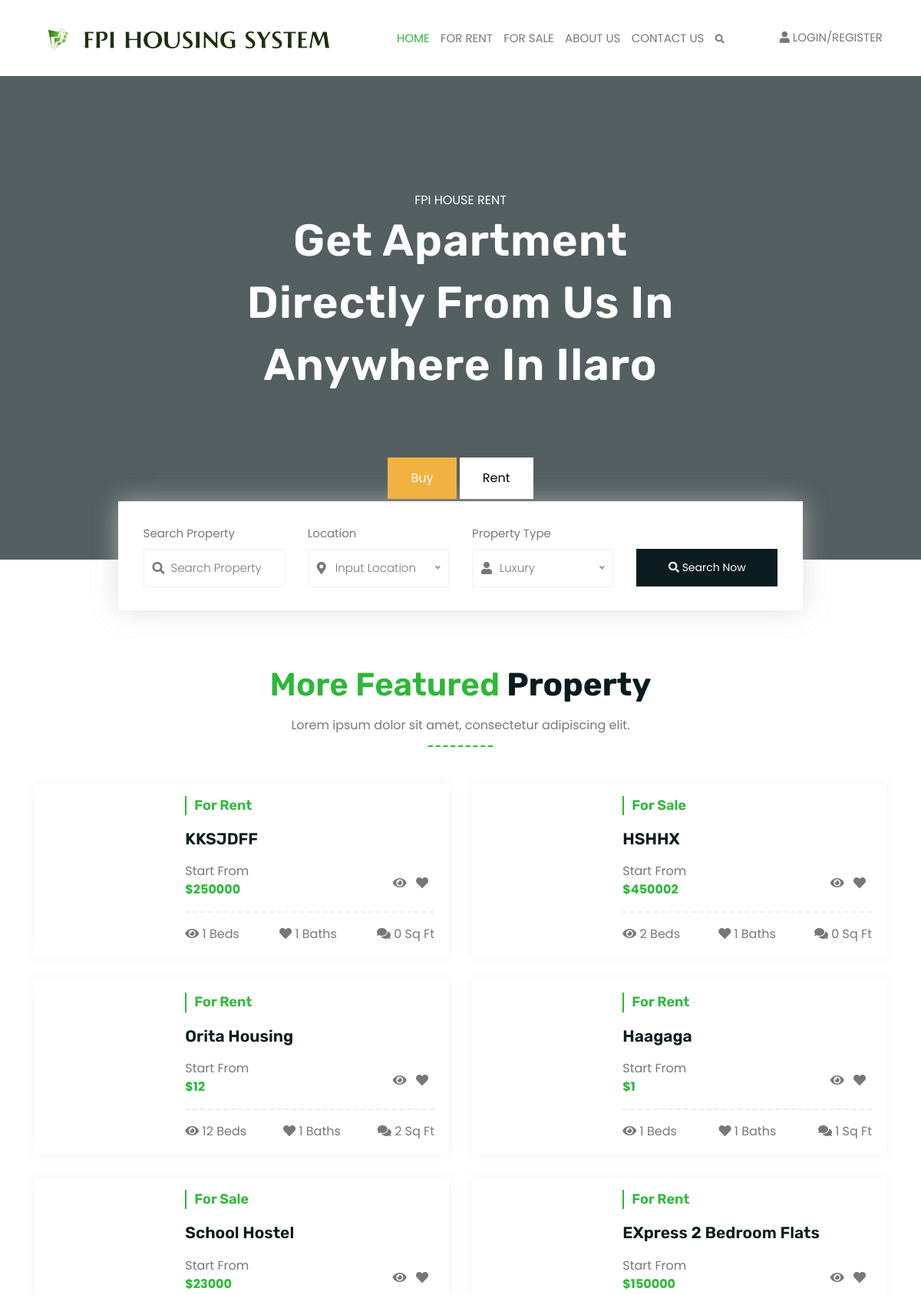
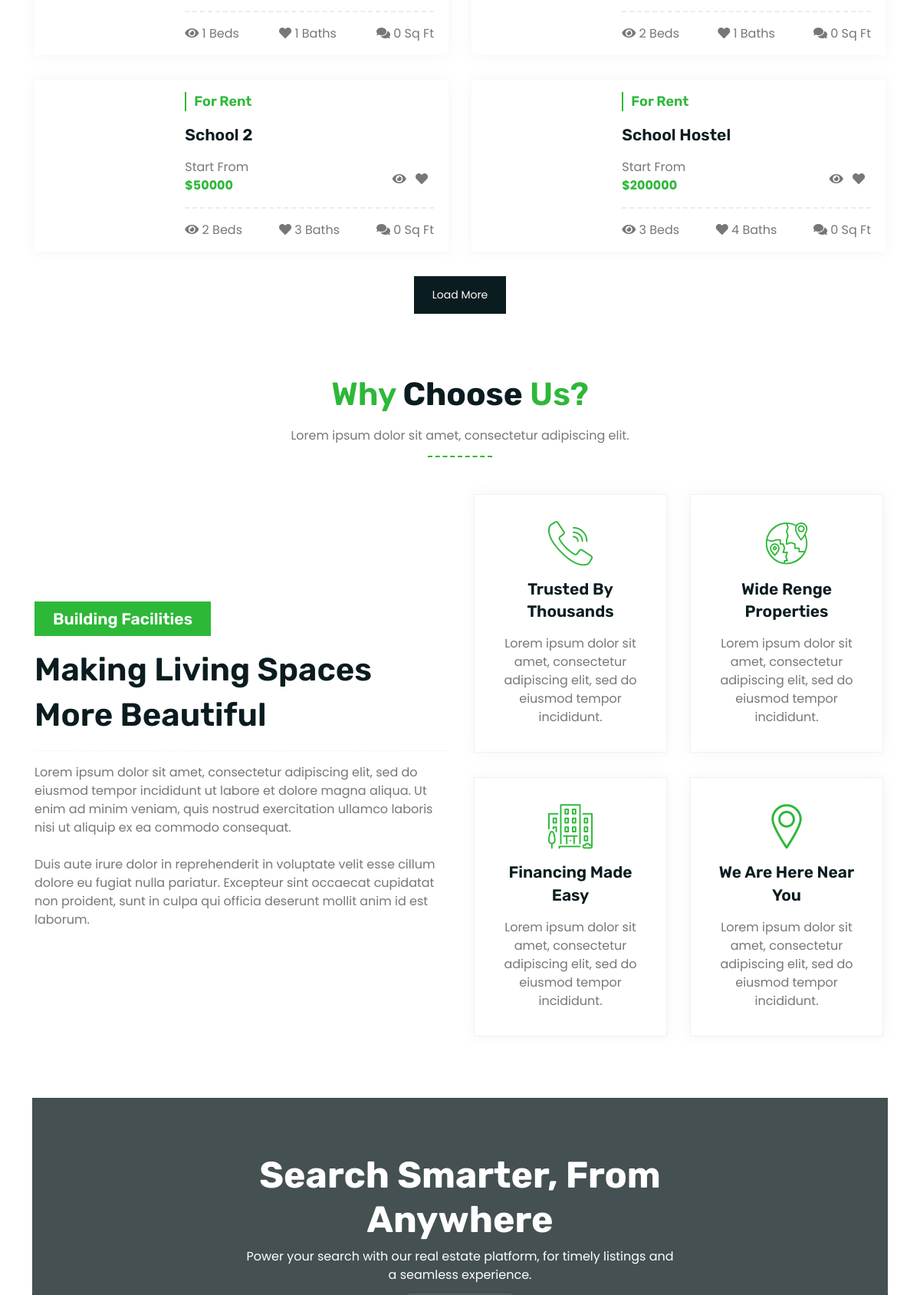
The page / (upper part) on the database its author committed (2 pictures, top to bottom).
### listings/models.py (models this page shows, shortened)
class Listing(models.Model):
    PROPERTY_TYPE_CHOICES = (
        ('sale', 'For Sale'),
        ('rent', 'For Rent'),
    )
    GARAGE_TYPE_CHOICES = (
        ('Garage_available', 'Yes'),
        ('Garage_unavailable', 'No'),
    )
    PARKING_TYPE_CHOICES = (
        ('Parking_available', 'Yes'),
        ('Parking_unavailable', 'No'),
    )
    realtor = models.ForeignKey(Realtor, on_delete=models.DO_NOTHING)
    title = models.CharField(max_length=200)
    address = models.CharField(max_length=200)
    city = models.CharField(max_length=100)
    state = models.CharField(max_length=100)
    zipcode = models.CharField(max_length=20)
    description = models.TextField(blank=True)
    small_des = models.CharField(max_length=200)
    price = models.IntegerField()
    bedrooms = models.IntegerField()
    bathrooms = models.IntegerField()
    garage = models.CharField(max_length=200, choices=GARAGE_TYPE_CHOICES)
    parking = models.CharField(max_length=200, choices=PARKING_TYPE_CHOICES)
    sqft = models.IntegerField(default=0)
    property_type = models.CharField(max_length=4, choices = PROPERTY_TYPE_CHOICES)
    lot_size = models.DecimalField(max_digits=5, decimal_places=1)
    photo_main = models.ImageField(upload_to='photos/%Y/%m/%d/')
    photo_1 = models.ImageField(upload_to='photos/%Y/%m/%d/', blank=True)
    photo_2 = models.ImageField(upload_to='photos/%Y/%m/%d/', blank=True)
    photo_3 = models.ImageField(upload_to='photos/%Y/%m/%d/', blank=True)
    photo_4 = models.ImageField(upload_to='photos/%Y/%m/%d/', blank=True)
    photo_5 = models.ImageField(upload_to='photos/%Y/%m/%d/', blank=True)
    photo_6 = models.ImageField(upload_to='photos/%Y/%m/%d/', blank=True)
    is_published = models.BooleanField(default=True)
    date_added = models.DateTimeField(default=timezone.now)
    is_sold = models.BooleanField(default=False)
    is_rented = models.BooleanField(default=False)

### real_estate/views.py (the view)
# urls.py: 2. Add a URL to urlpatterns:  path('', views.home, name='home')
def home(request):
    house_list = Listing.objects.filter(property_type__in=['sale', 'rent'])
    context = {
        'house_list': house_list,
    }
    return render(request, 'home.html', context)

### templates/home.html (shortened to what this page needs)
{% extends "base.html" %}
{% block content %}
{% load static %}
<section class="banner overflow-hidden">
    <div class="banner-main">
        <div class="banner-image">
            <div class="video-banner">
            </div>
            <div class="overlay"></div>
        </div>
        <div class="banner-content">
            <div class="entry-meta mb-0">
                <span class="entry-category"><a href="listing-leftfilter.html" class="white"> FPI HOUSE RENT</a></span>
            </div>
            <h1 class="mb-0"><a href="detail-leftside.html" class="white">Get Apartment directly from us in anywhere in ilaro</a></h1>
        </div>
    </div>
</section>
<div class="form-main">
    <div class="container">
        <div class="form-content">
                <div class="form-navtab text-center">
                    <ul class="nav nav-tabs" id="myTab" role="tablist">
                        <li class="nav-item" role="presentation">
                            <button class="nav-link active" id="home-tab" data-bs-toggle="tab" data-bs-target="#home" type="button" role="tab" aria-controls="home" aria-selected="true">Buy</button>
                        </li>
                        <li class="nav-item" role="presentation">
                            <button class="nav-link" id="profile-tab" data-bs-toggle="tab" data-bs-target="#profile" type="button" role="tab" aria-controls="profile" aria-selected="false">Rent</button>
                        </li>
                    </ul>
                </div>
                <div class="tab-content" id="myTabContent">
                    <div class="tab-pane fade show active" id="home" role="tabpanel" aria-labelledby="home-tab">
                        <div class="row d-flex align-items-center justify-content-between">
                            <div class="col-lg">
                                <div class="form-group mb-0">
                                    <label>Search Property</label>
                                    <div class="input-box">
                                        <i class="fa fa-search"></i>
                                        <input type="text" placeholder="Search Property">
                                    </div>
                                </div>
                            </div>
                            <div class="col-lg">
                                <div class="form-group mb-0">
                                    <label>Location</label>
                                    <div class="input-box">
                                        <i class="fa fa-map-marker-alt"></i>
                                    </div>
                                </div>
                            </div>
                            <div class="col-lg">
                                <div class="form-group mb-0">
                                    <label>Property Type</label>
                                    <div class="input-box">
                                        <i class="fa fa-user"></i>
                                    </div>
                                </div>
                            </div>
                            <div class="col-lg">
                                <div class="form-group mb-0 mt-4">
                                    <a href="#" class="nir-btn w-100"><i class="fa fa-search mr-2"></i> Search Now</a>
                                </div>
                            </div>
                        </div>
                    </div>
                </div>
            </div>
    </div>
</div>
<section class="trending">
    <div class="container">
        <div class="section-title mb-6 pb-1 w-75 mx-auto text-center">
            <h2 class="m-0">More Featured <span>Property</span></h2>
            <p>Lorem ipsum dolor sit amet, consectetur adipiscing elit.</p>
        </div>
        <div class="trend-box">
            <div class="row">
                {% for house in house_list %}
                    <div class="col-lg-6 mb-4">
                        <div class="trend-item box-shadow p-3">
                            <div class="row">
                                <div class="col-lg-4 col-md-4 pe-0">
                                    <div class="trend-image1">
                                         <a href="{{house.photo_main.url}}"><img src="{{house.photo_main.url}}" alt=""></a>
                                    </div>
                                </div>
                                <div class="col-lg-8 col-md-8">
                                    <div class="trend-content">
                                        {% if house.property_type == 'sale' %}
                                            <h5 class="theme">For Sale</h5>
                                        {% elif house.property_type == 'rent' %}
                                            <h5 class="theme">For Rent</h5>
                                        {% endif %}
                                        <h4><a href="#">{{house.title}}</a></h4>
                                        <div class="entry-meta d-flex align-items-center justify-content-between pb-1">
                                            <div class="entry-author">
                                                <p>Start From<span class="d-block theme fw-bold">${{house.price}}</span></p>
                                            </div>
                                            <div class="entry-metalist d-flex align-items-center">
                                                <ul>
                                                    <li class="me-2"><i class="fa fa-eye"></i></li>
                                                    <li class="me-2"><i class="fa fa-heart"></i></li>
                                                </ul>
                                            </div>
                                        </div>
                                        <ul class="d-flex align-items-center justify-content-between border-t pt-2">
                                            <li class="me-2"><i class="fa fa-eye"></i> {{house.bedrooms}} Beds</li>
                                            <li class="me-2"><i class="fa fa-heart"></i> {{house.bathrooms}} Baths</li>
                                            <li><i class="fa fa-comments"></i> {{house.sqft}} Sq Ft</li>
                                        </ul>
                                    </div>
                                </div>
                            </div>
                        </div>
                    </div>
                {% endfor %}
                    <div class="col-lg-12 text-center">
                        <a href="{% url 'listings' %}" class="nir-btn">Load More</a>
                    </div>
            </div>
        </div>
    </div>
</section>
<section class="about-us bg-white pb-6 pt-0">
    <div class="container">
        <div class="section-title mb-6 pb-1 w-75 mx-auto text-center">
            <h2 class="m-0">Why <span>Choose</span> Us?</h2>
            <p>Lorem ipsum dolor sit amet, consectetur adipiscing elit.</p>
        </div>
        <div class="about-image-box">
            <div class="row d-flex align-items-center justify-content-between">
                <div class="col-lg-6 col-sm-12 mb-4">
                    <div class="about-content text-center text-lg-start">
                        <h4 class="bg-theme white px-4 py-1 d-inline-block">Building Facilities</h4>
                        <h2 class="border-b mb-2 pb-2">Making living spaces More Beautiful</h2>
                        <p class="mb-0">Lorem ipsum dolor sit amet, consectetur adipiscing elit, sed do eiusmod tempor incididunt ut labore et dolore magna aliqua. Ut enim ad minim veniam, quis nostrud exercitation ullamco laboris nisi ut aliquip ex ea commodo consequat.<br><br>Duis aute irure dolor in reprehenderit in voluptate velit esse cillum dolore eu fugiat nulla pariatur. Excepteur sint occaecat cupidatat non proident, sunt in culpa qui officia deserunt mollit anim id est laborum.</p>
                    </div>
                </div>
                <div class="col-lg-6 col-sm-12">
                    <div class="why-us">
                        <div class="why-us-box">
                            <div class="row">
                                <div class="col-lg-6 col-md-6 mb-4">
                                    <div class="why-us-item text-center">
                                        <div class="why-us-icon">
                                            <i class="flaticon-call theme"></i>
                                        </div>
                                        <div class="why-us-content">
                                            <h4><a href="#">Trusted By Thousands</a></h4>
                                            <p class="mb-0">Lorem ipsum dolor sit amet, consectetur adipiscing elit, sed do eiusmod tempor incididunt.</p>
                                        </div>
                                    </div>
                                </div>
                                <div class="col-lg-6 col-md-6 mb-4">
                                    <div class="why-us-item text-center">
                                        <div class="why-us-icon">
                                            <i class="flaticon-global theme"></i>
                                        </div>
                                        <div class="why-us-content">
                                            <h4><a href="#">Wide Renge Properties</a></h4>
                                            <p class="mb-0">Lorem ipsum dolor sit amet, consectetur adipiscing elit, sed do eiusmod tempor incididunt.</p>
                                        </div>
                                    </div>
                                </div>
                                <div class="col-lg-6 col-md-6 mb-4">
                                    <div class="why-us-item text-center">
                                        <div class="why-us-icon">
                                            <i class="flaticon-building theme"></i>
                                        </div>
                                        <div class="why-us-content">
                                            <h4><a href="#">Financing Made Easy</a></h4>
                                            <p class="mb-0">Lorem ipsum dolor sit amet, consectetur adipiscing elit, sed do eiusmod tempor incididunt.</p>
                                        </div>
                                    </div>
                                </div>
                                <div class="col-lg-6 col-md-6 mb-4">
                                    <div class="why-us-item text-center">
                                        <div class="why-us-icon">
                                            <i class="flaticon-location-pin theme"></i>
                                        </div>
                                        <div class="why-us-content">
                                            <h4><a href="#">We are here near you</a></h4>
                                            <p class="mb-0">Lorem ipsum dolor sit amet, consectetur adipiscing elit, sed do eiusmod tempor incididunt.</p>
                                        </div>
                                    </div>
                                </div>
                            </div>
                        </div>
                    </div>
                </div>
            </div>
        </div>
    </div>
</section>
<section class="discount-action p-0">
    <div class="container">
        <div class="call-banner" style="background-image: url(images/bg/bg1.jpg); background-size:cover;">
            <div class="call-banner-inner call-banner-inner1 pt-9 pb-10 px-0">
                <div class="trend-content-main w-50 mx-auto">
                    <div class="trend-content text-center">
                        <h2 class="mb-1 display-5 fw-bold white">Search Smarter, From Anywhere</h2>
                        <p class="white mb-2">Power your search with our real estate platform, for timely listings and a seamless experience.</p>
                    </div>
                </div>
            </div>
        </div>
    </div>
</section>
{% endblock content %}

### rows shown on the page
Listing: property_type "For Rent", title "KKSJDFF", price "250000", bedrooms "1", bathrooms "1", sqft "0"
Listing: property_type "For Sale", title "HSHHX", price "450002", bedrooms "2", bathrooms "1", sqft "0"
Listing: property_type "For Rent", title "Orita Housing", price "12", bedrooms "12", bathrooms "1", sqft "2"
Listing: property_type "For Rent", title "Haagaga", price "1", bedrooms "1", bathrooms "1", sqft "1"
Listing: property_type "For Sale", title "School Hostel", price "23000", bedrooms "1", bathrooms "1", sqft "0"
Listing: property_type "For Rent", title "EXpress 2 Bedroom Flats", price "150000", bedrooms "2", bathrooms "1", sqft "0"
Listing: property_type "For Rent", title "School 2", price "50000", bedrooms "2", bathrooms "3", sqft "0"
Listing: property_type "For Rent", title "School Hostel", price "200000", bedrooms "3", bathrooms "4", sqft "0"
